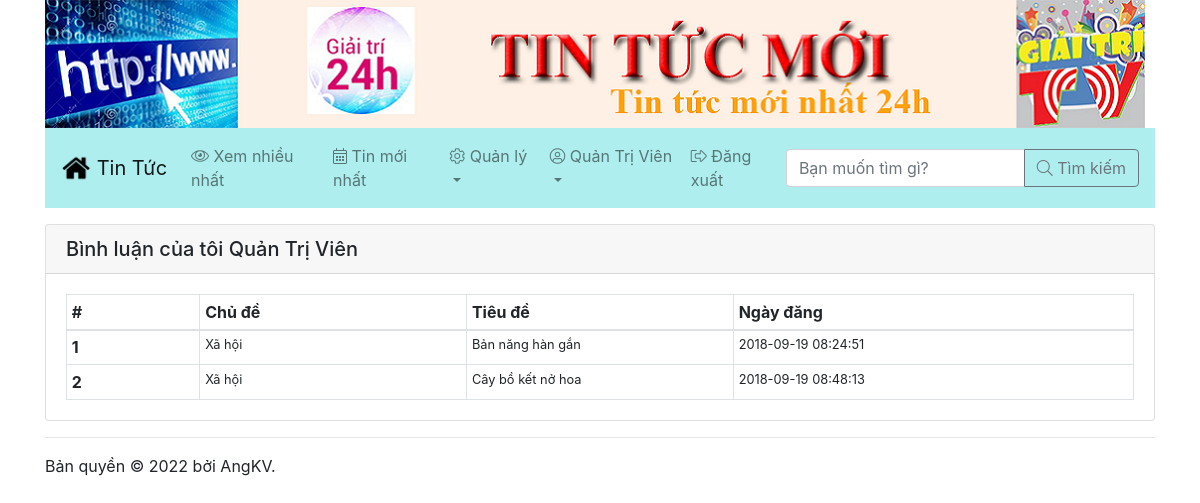
Screenshot of /binhluan_cuatoi.php (signed in) with the database file from the repository.
### tables this page shows
CREATE TABLE `tbl_baiviet` (
  `ID` int(10) NOT NULL,
  `MaChuDe` int(10) NOT NULL,
  `MaNguoiDung` int(10) NOT NULL,
  `TieuDe` varchar(255) NOT NULL,
  `TomTat` text NOT NULL,
  `NoiDung` text NOT NULL,
  `NgayDang` datetime NOT NULL,
  `LuotXem` int(10) NOT NULL,
  `KiemDuyet` tinyint(1) NOT NULL
);

CREATE TABLE `tbl_chude` (
  `ID` int(10) NOT NULL,
  `TenChuDe` varchar(100) NOT NULL
);

### binhluan_cuatoi.php (the view, shortened to what this page needs)
<?php
	include_once "ketnoi.php";
	$sql = "SELECT b.*, c.TenChuDe, n.HoVaTen
			FROM tbl_baiviet b, tbl_chude c, tbl_nguoidung n
			WHERE b.MaChuDe = c.ID AND b.MaNguoiDung = n.ID AND b.MaNguoiDung = " . $_SESSION['MaND'];
	$danhsach = mysqli_query($link, $sql);
?>
<!DOCTYPE html>
<html lang="en">
<?php include_once "header.php"; ?>
<body>
	<div class="container">
		<?php include_once "navbar.php"; ?>
		<div class="card mt-3">
			<h5 class="card-header">Bình luận của tôi <?php echo $_SESSION['HoVaTen']; ?></h5>
			<div class="card-body">
				<table class="table table-bordered table-sm mb-0">
					<thead>
						<tr>
							<th width="5%">#</th>
							<th width="10%">Chủ đề</th>
							<th width="10%">Tiêu đề</th>
							<th width="15%">Ngày đăng</th>
						</tr>
					</thead>
					<tbody>
						<?php
							while($dong = mysqli_fetch_array($danhsach))
							{
								echo "<tr>";
									echo "<th>{$dong['ID']}</th>";
									echo "<td class='small'>{$dong['TenChuDe']}</td>";
									echo "<td class='small'>{$dong['TieuDe']}</td>";
									echo "<td class='small'>{$dong['NgayDang']}</td>";
								echo "</tr>";
							}
						?>
					</tbody>
				</table>
			</div>
		</div>
		<?php include_once "footer.php"; ?>
	</div>
</body>
</html>

### rows the page displays
tbl_baiviet: ID "1", MaChuDe.TenChuDe "Xã hội", TieuDe "Bản năng hàn gắn", NgayDang "2018-09-19 08:24:51"
tbl_baiviet: ID "2", MaChuDe.TenChuDe "Xã hội", TieuDe "Cây bồ kết nở hoa", NgayDang "2018-09-19 08:48:13"

### other values shown
$_SESSION['HoVaTen'] "Quản Trị Viên"
